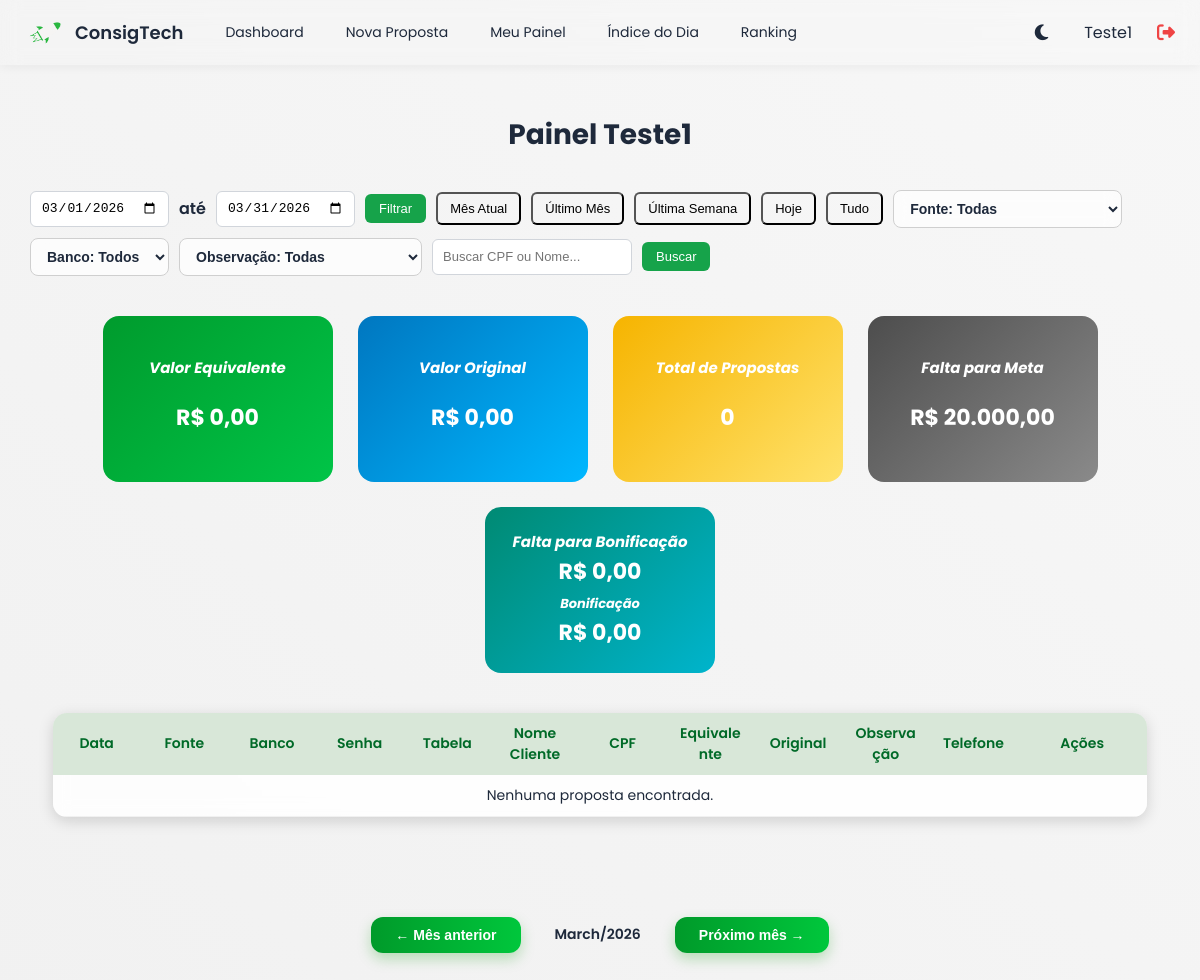
The page /painel_usuario (signed in) on the database as committed earlier.
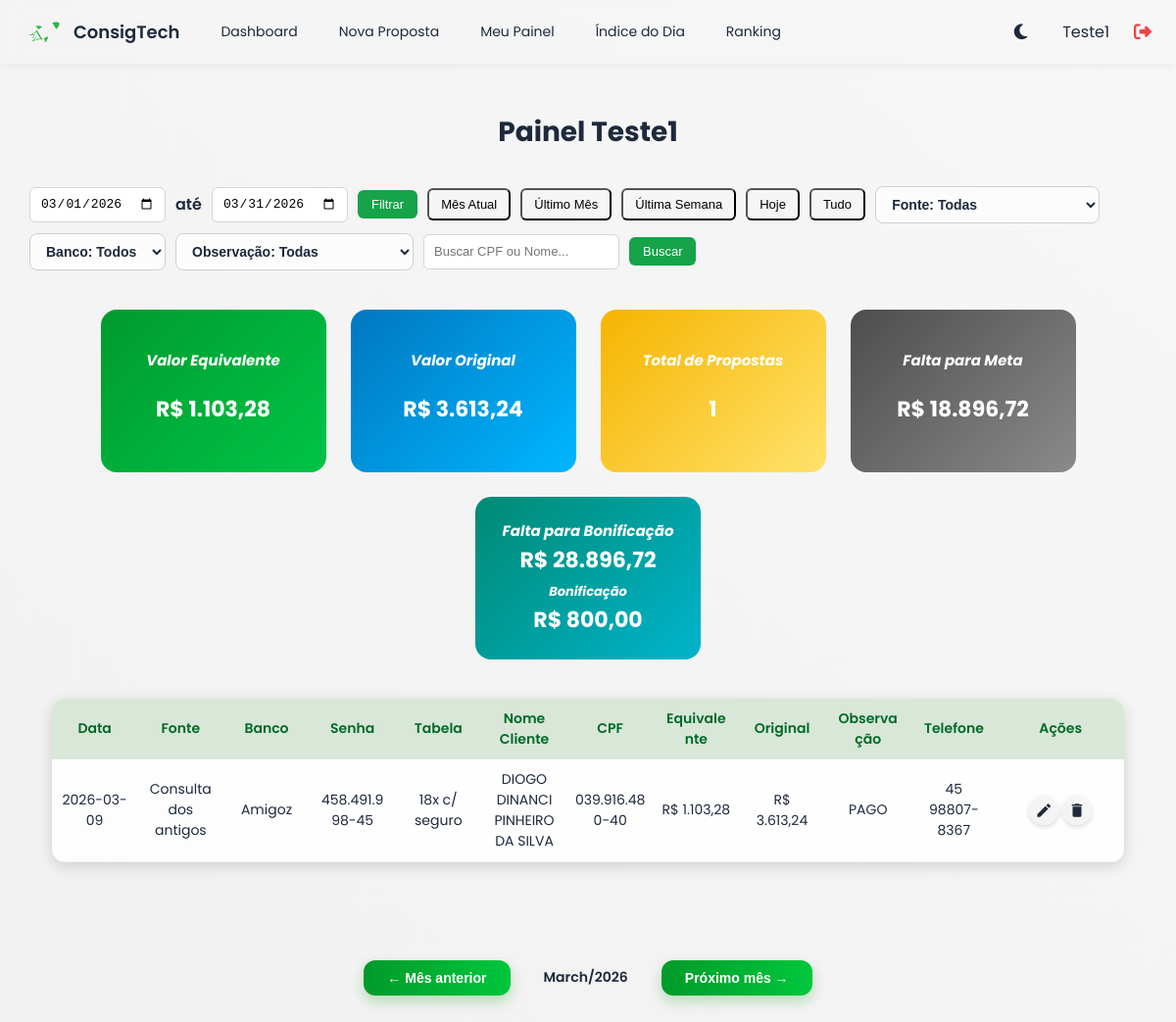
The same page on the database as committed later.
### tables this page shows
CREATE TABLE metas_individuais (
            id INTEGER PRIMARY KEY AUTOINCREMENT,
            consultor TEXT UNIQUE,
            meta REAL
        , producao REAL, bonificacao REAL, percentual REAL);

CREATE TABLE propostas (
            id INTEGER PRIMARY KEY AUTOINCREMENT,
            data TEXT,
            consultor TEXT,
            fonte TEXT,
            banco TEXT,
            senha_digitada TEXT,
            tabela TEXT,
            nome_cliente TEXT,
            cpf TEXT,
            valor_equivalente REAL,
            valor_original REAL,
            observacao TEXT,
            telefone TEXT
        );

### app.py (the view, shortened to what this page needs)
@app.route("/painel_usuario", methods=["GET"])
def painel_usuario():
    if "user" not in session:
        return redirect(url_for("login"))
    usuario_logado = session["user"]
    role = session["role"]
    conn = get_conn()
    cur = conn.cursor()
    if role == "admin":
        cur.execute("SELECT DISTINCT consultor FROM propostas WHERE consultor IS NOT NULL ORDER BY consultor;")
        consultores = [r[0] for r in cur.fetchall()]
    else:
        consultores = [usuario_logado]
    consultor_filtro = request.args.get("consultor") if role == "admin" else usuario_logado
    data_ini = request.args.get("data_ini")
    data_fim = request.args.get("data_fim")
    periodo = request.args.get("periodo")
    mes = request.args.get("mes")
    busca = request.args.get("busca", "").strip()
    fonte_filtro = (request.args.get("fonte") or "").strip()
    banco_filtro = (request.args.get("banco") or "").strip()
    observacao_filtro = (request.args.get("observacao") or "").strip()
    agora = datetime.now()
    hoje = agora.strftime("%Y-%m-%d")
    if data_ini and data_fim:
        inicio, fim = data_ini, data_fim
    else:
        if periodo == "hoje":
            inicio = fim = hoje
        elif periodo == "ultima_semana":
            inicio = (agora - timedelta(days=7)).strftime("%Y-%m-%d")
            fim = hoje
        elif periodo == "ultimo_mes":
            mes_passado = (agora.replace(day=1) - timedelta(days=1))
            inicio = mes_passado.replace(day=1).strftime("%Y-%m-%d")
            fim = mes_passado.strftime("%Y-%m-%d")
        elif periodo == "tudo":
            inicio, fim = "1900-01-01", "2100-01-01"
        else:
            if not mes:
                mes = agora.strftime("%Y-%m")
            inicio = f"{mes}-01"
            fim = (datetime.strptime(inicio, "%Y-%m-%d") + relativedelta(months=1) - timedelta(days=1)).strftime("%Y-%m-%d")
    ph = "?" if isinstance(conn, sqlite3.Connection) else "%s"
    if isinstance(conn, sqlite3.Connection):
        query = f"""
            SELECT id, data, fonte, banco, senha_digitada, tabela, nome_cliente, cpf,
                    valor_equivalente, valor_original, observacao, telefone
            FROM propostas
            WHERE consultor = {ph}
            AND date(data) BETWEEN {ph} AND {ph}
        """
    params = [consultor_filtro, inicio, fim]
    if fonte_filtro:
        query += f" AND LOWER(fonte) = LOWER({ph})"
        params.append(fonte_filtro)
    if banco_filtro:
        query += f" AND LOWER(banco) = LOWER({ph})"
        params.append(banco_filtro)
    if observacao_filtro:
        query += f" AND LOWER(observacao) = LOWER({ph})"
        params.append(observacao_filtro)
    if isinstance(conn, sqlite3.Connection):
        query += " ORDER BY datetime(data) DESC;"
    else:
        query += " ORDER BY data DESC;"
    cur.execute(query, tuple(params))
    propostas_raw = cur.fetchall()
    propostas = []
    for p in propostas_raw:
        try:
            data_val = p[1]
            if isinstance(data_val, str):
                try:
                    data_val = datetime.strptime(data_val.split(".")[0], "%Y-%m-%d %H:%M:%S")
                except:
                    data_val = datetime.strptime(data_val, "%Y-%m-%d")
            propostas.append((p[0], data_val, *p[2:]))
        except Exception:
            propostas.append(p)
    total_eq = sum([float(p[8] or 0) for p in propostas])
    total_or = sum([float(p[9] or 0) for p in propostas])
    try:
        cur.execute(
            "SELECT meta FROM metas_individuais WHERE consultor = ?"
            if isinstance(conn, sqlite3.Connection)
            else "SELECT meta FROM metas_individuais WHERE consultor = %s",
            (consultor_filtro,),
        )
        meta_row = cur.fetchone()
        meta_individual = float(meta_row[0]) if meta_row else 0
        try:
            cur.execute(
                "SELECT producao, bonificacao FROM metas_individuais WHERE consultor = ?"
                if isinstance(conn, sqlite3.Connection)
                else "SELECT producao, bonificacao FROM metas_individuais WHERE consultor = %s",
                (consultor_filtro,)
            )
            dados_bonus = cur.fetchone()
            producao_meta = float(dados_bonus[0]) if dados_bonus and dados_bonus[0] else 0
            bonificacao_meta = float(dados_bonus[1]) if dados_bonus and dados_bonus[1] else 0
        except Exception as e:
            print("Erro ao buscar produção/bonificação:", e)
            producao_meta = 0
            bonificacao_meta = 0
    except Exception as e:
        print("⚠️ Erro ao buscar meta individual:", e)
        meta_individual = 0
    falta_meta = max(meta_individual - total_eq, 0)
    conn.close()
    try:
        if isinstance(inicio, str):
            mes_titulo = datetime.strptime(inicio, "%Y-%m-%d").strftime("%B/%Y")
        else:
            mes_titulo = inicio.strftime("%B/%Y")
    except Exception:
        mes_titulo = datetime.now().strftime("%B/%Y")
    return render_template(
         "painel_usuario.html",
         usuario_logado=usuario_logado,
         propostas=propostas,
         total_eq=total_eq,
         total_or=total_or,
         consultores=consultores,
         consultor_filtro=consultor_filtro,
         role=role,
         inicio=inicio,
         fim=fim,
         mes=mes,
         mes_titulo=mes_titulo,
         hoje=hoje,
         meta_individual=meta_individual,
         falta_meta=falta_meta,
         fonte_filtro=fonte_filtro,
         banco_filtro=banco_filtro,
         observacao_filtro=observacao_filtro,
         producao_meta=producao_meta,
         bonificacao_meta=bonificacao_meta,
         fontes_lista=[
             "URA", "Consultados antigos", "Consultados de hoje",
             "Indicação", "Cliente de analítico/carteira",
             "Tráfego", "Consultados Mercantil",
             "Consultados V8", "SMS", "Consultados Facta"
         ],
         bancos_lista=[
             "C6", "Amigoz", "Presença", "Prata", "V8",
             "PAN", "Facta-CLT", "Facta-FGTS",
             "Tá Quitado", "Mercantil", "BMG", "HUB"
         ],
         observacoes_lista=[
             "PAGO", "AGUARDANDO PAGAMENTO",
             "ANALISE MESA", "REPRESENTAÇÃO",
             "INTEGRADA", "ANDAMENTO"
         ],
    )

### app.py (called while the page is built)
@app.template_filter('brl')
def format_brl(value):
    try:
        valor = float(value or 0)
        return f"R$ {valor:,.2f}".replace(",", "X").replace(".", ",").replace("X", ".")
    except Exception:
        return "R$ 0,00"

def get_conn():
    if DATABASE_URL and psycopg2:
        return psycopg2.connect(DATABASE_URL, sslmode="require")
    else:
        return sqlite3.connect(LOCAL_DB, check_same_thread=False)

### templates/painel_usuario.html (shortened to what this page needs)
{% extends "base.html" %}
{% block content %}
<div class="painel-usuario">
  <div class="topo-painel">
    <h1>Painel {{ usuario_logado }}</h1>
  </div>
  <form method="GET" id="form-filtros" class="form-filtro">
    <div class="filtros-painel">
      <input type="date" name="data_ini" value="{{ inicio if periodo != 'tudo' else hoje }}" class="input-data">
      <span style="font-weight:600">até</span>
      <input type="date" name="data_fim" value="{{ fim if periodo != 'tudo' else hoje }}" class="input-data">
      <button type="submit" class="btn-filtrar">Filtrar</button>
      <button type="button" class="btn-filtro" onclick="selecionarPeriodo('mes_atual')">Mês Atual</button>
      <button type="button" class="btn-filtro" onclick="selecionarPeriodo('ultimo_mes')">Último Mês</button>
      <button type="button" class="btn-filtro" onclick="selecionarPeriodo('ultima_semana')">Última Semana</button>
      <button type="button" class="btn-filtro" onclick="selecionarPeriodo('hoje')">Hoje</button>
      <button type="button" class="btn-filtro" onclick="selecionarPeriodo('tudo')">Tudo</button>
      <select name="fonte" class="select-filtro">
        <option value="">Fonte: Todas</option>
      </select>
      <select name="banco" class="select-filtro">
        <option value="">Banco: Todos</option>
      </select>
      <select name="observacao" class="select-filtro">
        <option value="">Observação: Todas</option>
      </select>
      <input type="text" name="busca" placeholder="Buscar CPF ou Nome..." value="{{ request.args.get('busca', '') }}"
        class="input-data input-busca">
      <button type="submit" class="btn-filtrar">Buscar</button>
    </div>
  </form>
  <div class="cards-container">
    <div class="card verde">
      <h3>Valor Equivalente</h3>
      <p class="valor">{{ total_eq|brl }}</p>
    </div>
    <div class="card azul">
      <h3>Valor Original</h3>
      <p class="valor">{{ total_or|brl }}</p>
    </div>
    <div class="card amarelo">
      <h3>Total de Propostas</h3>
      <p class="valor">{{ propostas|length }}</p>
    </div>
    <div class="card cinza">
      <h3>Falta para Meta</h3>
      <p class="valor">
        {{ ((meta_individual or 0) - (total_eq or 0))|brl if meta_individual and meta_individual > total_eq else "R$
        0,00" }}
      </p>
    </div>
    <div class="card agua card-bonus">
      <h3 class="valor-brilho">Falta para Bonificação</h3>
      <p class="valor valor-brilho">
        {{ ((producao_meta or 0) - (total_eq or 0))|brl if producao_meta and producao_meta > total_eq else "R$ 0,00" }}
      </p>
      <h3>Bonificação</h3>
      <p class="valor valor-brilho">
        {{ bonificacao_meta|brl }}
      </p>
    </div>
  </div>
  <div class="tabela-usuario">
    <table>
      <thead>
        <tr>
          <th>Data</th>
          <th>Fonte</th>
          <th>Banco</th>
          <th>Senha</th>
          <th>Tabela</th>
          <th>Nome Cliente</th>
          <th>CPF</th>
          <th>Equivalente</th>
          <th>Original</th>
          <th>Observação</th>
          <th>Telefone</th>
          <th>Ações</th>
        </tr>
      </thead>
      <tbody>
        {% for p in propostas %}
        <tr>
          <td>{{ p[1].strftime("%Y-%m-%d") if p[1] else "" }}</td>
          <td>{{ p[2] or "" }}</td>
          <td>{{ p[3] or "" }}</td>
          <td>{{ p[4] or "" }}</td>
          <td>{{ p[5] or "" }}</td>
          <td>{{ p[6] or "" }}</td>
          <td>{{ p[7] or "" }}</td>
          <td>{{ p[8]|brl }}</td>
          <td>{{ p[9]|brl }}</td>
          <td>{{ p[10] or "" }}</td>
          <td>{{ p[11] or "" }}</td>
          <td class="acoes">
            <a href="{{ url_for('editar_proposta', id=p[0]) }}">
              <i class="material-icons editar">edit</i>
            </a>
            <a href="{{ url_for('excluir_proposta', id=p[0]) }}" onclick="return confirm('Excluir esta proposta?')">
              <i class="material-icons deletar">delete</i>
            </a>
          </td>
        </tr>
        {% else %}
        <tr>
          <td colspan="12" style="text-align:center;">Nenhuma proposta encontrada.</td>
        </tr>
        {% endfor %}
      </tbody>
    </table>
  </div>
  <div class="paginacao-tabela">
    <button class="btn-mes" onclick="mudarMes(-1)">← Mês anterior</button>
    <span class="mes-atual">{{ mes_titulo }}</span>
    <button class="btn-mes" onclick="mudarMes(1)">Próximo mês →</button>
  </div>
</div>
{% endblock %}

### templates/base.html (shortened to what this page needs)
<!DOCTYPE html>
<html lang="pt-BR">
<head>
    <link rel="stylesheet" href="https://cdnjs.cloudflare.com/ajax/libs/font-awesome/6.5.0/css/all.min.css">
</head>
<body>
    <div class="navbar">
        <div class="nav-left">
            <div class="logo">
                <img src="{{ url_for('static', filename='img/icone.png') }}" class="logo-icon">
                ConsigTech
            </div>
            <div class="menu">
                <a href="/dashboard">Dashboard</a>
                {% if session.get('role') == 'user' %}
                <a href="/nova_proposta">Nova Proposta</a>
                <a href="/painel_usuario">Meu Painel</a>
                {% endif %}
                <a href="/indice_dia">Índice do Dia</a>
                <a href="/ranking">Ranking</a>
            </div>
        </div>
        <div class="nav-right">
            <button id="toggleTheme" class="btn-theme">
                <i id="iconTema" class="fa-solid fa-moon"></i>
            </button>
            <span>{{ session.get('user') }}</span>
            <a href="/logout" class="logout-icon">
                <i class="fa-solid fa-right-from-bracket"></i>
            </a>
        </div>
    </div>
    <div class="container">
        {% block content %}{% endblock %}
    </div>
</body>
</html>

### templates/base.html (style rules this page uses)
:root { --gradiente-inicio: #e4e4e4; --gradiente-fim: #e0e0e0; --gradiente-inicio: #f1f1f1; --gradiente-fim: #f7f7f7; --cor-texto: #1e293b; --bg-container: rgba(255, 255, 255, 0.85); --bg-card: #ffffff; }
.card, .card-meta, .tabela-admin table, .grafico-ranking, .grafico-rosquinha { background: var(--bg-card); color: var(--cor-texto); }
h1, h2, h3, h4 { color: var(--cor-texto); }
body { font-family: 'Poppins', sans-serif; background: linear-gradient(40deg, var(--gradiente-inicio), var(--gradiente-fim)); margin: 0; color: var(--cor-texto); transition: 0.4s ease; }
.navbar { height: 65px; background: transparent; backdrop-filter: blur(10px); display: flex; align-items: center; justify-content: space-between; padding: 0 25px; box-shadow: 0 2px 10px rgba(0, 0, 0, 0.05); }
.logo { display: flex; align-items: center; gap: 10px; font-weight: 600; font-size: 18px; }
.menu { display: flex; gap: 18px; margin-left: 30px; }
.menu a { text-decoration: none; color: var(--cor-texto); font-size: 14px; padding: 6px 12px; border-radius: 6px; }
.nav-left { display: flex; align-items: center; }
.nav-right { display: flex; align-items: center; gap: 15px; }
.container { max-width: 1300px; margin: auto; padding: 30px; }
.btn-theme { background: transparent; border: none; font-size: 18px; cursor: pointer; margin-right: 15px; color: var(--cor-texto); transition: .2s; }
.logout-icon { color: #ef4444; font-size: 18px; margin-left: 10px; transition: 0.2s; }
.logo-icon { width: 40px; height: 40px; border-radius: 6px; }
.btn-theme i { transition: 0.3s; }

Rows that differ between the two databases and show on the page:
removed metas_individuais: get "Teste1", consultor "Teste1", meta "R$ 20.000,00"
added metas_individuais: meta "R$ 18.896,72", producao "R$ 28.896,72", bonificacao "R$ 800,00"
added propostas: data "2026-03-09", fonte "Consultados antigos", banco "Amigoz", senha_digitada "458.491.998-45", tabela "18x c/ seguro", nome_cliente "DIOGO DINANCI PINHEIRO DA SILVA", cpf "039.916.480-40", valor_equivalente "R$ 1.103,28", valor_original "R$ 3.613,24", observacao "PAGO", telefone "45 98807-8367"
Other text that changed with them:
{{ session.get('user') }}: (not shown) → "Teste1"
{{ usuario_logado }}: (not shown) → "Teste1"
{{ total_eq|brl }}: "R$ 0,00" → "R$ 1.103,28"
{{ total_or|brl }}: "R$ 0,00" → "R$ 3.613,24"
{{ propostas|length }}: "0" → "1"
{{ bonificacao_meta|brl }}: "R$ 0,00" → (not shown)
text no longer shown: "R$ 0,00 Nenhuma proposta encontrada."
